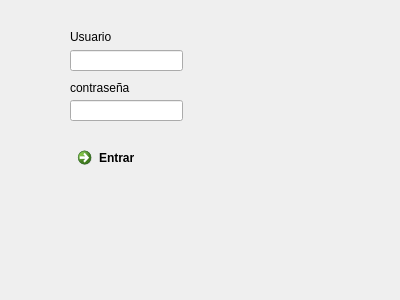
<?xml version="1.0" encoding="UTF-8"?>
<ui version="4.0">
 <class>Login</class>
 <widget class="QWidget" name="Login">
  <property name="windowModality">
   <enum>Qt::ApplicationModal</enum>
  </property>
  <property name="geometry">
   <rect>
    <x>0</x>
    <y>0</y>
    <width>400</width>
    <height>300</height>
   </rect>
  </property>
  <property name="windowTitle">
   <string>Form</string>
  </property>
  <widget class="QLabel" name="label">
   <property name="geometry">
    <rect>
     <x>70</x>
     <y>30</y>
     <width>47</width>
     <height>13</height>
    </rect>
   </property>
   <property name="text">
    <string>Usuario</string>
   </property>
  </widget>
  <widget class="QLabel" name="label_2">
   <property name="geometry">
    <rect>
     <x>70</x>
     <y>80</y>
     <width>61</width>
     <height>16</height>
    </rect>
   </property>
   <property name="text">
    <string>contraseña</string>
   </property>
  </widget>
  <widget class="QCommandLinkButton" name="entrar">
   <property name="geometry">
    <rect>
     <x>70</x>
     <y>140</y>
     <width>168</width>
     <height>41</height>
    </rect>
   </property>
   <property name="text">
    <string>Entrar</string>
   </property>
  </widget>
  <widget class="QLineEdit" name="nom">
   <property name="geometry">
    <rect>
     <x>70</x>
     <y>50</y>
     <width>113</width>
     <height>21</height>
    </rect>
   </property>
  </widget>
  <widget class="QLineEdit" name="password">
   <property name="geometry">
    <rect>
     <x>70</x>
     <y>100</y>
     <width>113</width>
     <height>21</height>
    </rect>
   </property>
   <property name="echoMode">
    <enum>QLineEdit::Password</enum>
   </property>
  </widget>
 </widget>
 <resources/>
 <connections/>
</ui>
